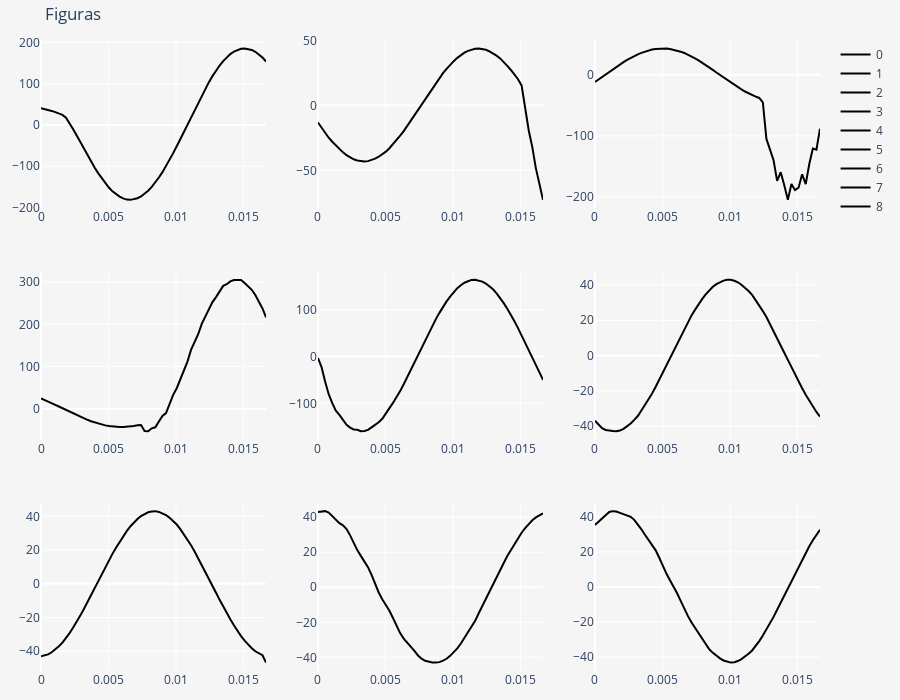

Notebook source saved alongside this figure:
### Code cell
from plotly.subplots import make_subplots
import plotly.graph_objects as go

fs = 3840
dataiter = iter(dev_dataloader)
signal, labels = next(dataiter)
t = np.linspace(0, N / fs, N)

print(signal.shape)


# figure = plt.figure(figsize=(10, 10))
cols, rows = 3, 3
fig = make_subplots(rows=rows, cols=cols)

for i in range(0, cols * rows):

    col = i % cols
    row = i // cols
    fig.add_trace(
        go.Scatter(name=i, x=t, y=signal[i, :, 0], marker_color="black"),
        row=row + 1,
        col=col + 1,
    )

fig.update_layout(
    height=700,
    width=900,
    title_text="Figuras",
    margin={"b": 20, "t": 40, "l": 20, "r": 30},
    plot_bgcolor="rgba(0,0,0,0)",
    paper_bgcolor="whitesmoke",
)
fig.show()

x = model(signal[1:10].to(device))
print(torch.reshape(labels[1:10], (1, -1)))
print(torch.reshape(torch.round(x), (1, -1)))
print(torch.reshape(x, (1, -1)))
